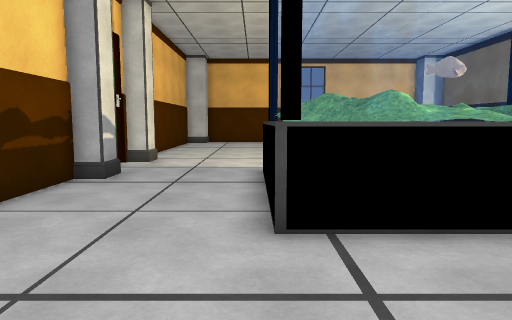
View 1 (above)

18 first-person views from a walk through a scene from a Unity 3-D project. The camera is 1.5 m above the floor, tilts 6° down and sees 70° across. The floor is counted in squares, 1 m on a side. Each view is taken from the middle of a square. On the plan, view 1 faces up. The plan holds only what a view shows up to about 16 squares ahead; the rest is blank. Surface patterns are stand-ins for the level's own textures.

View 2
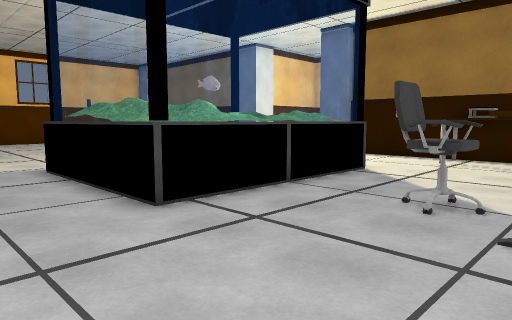

View 3
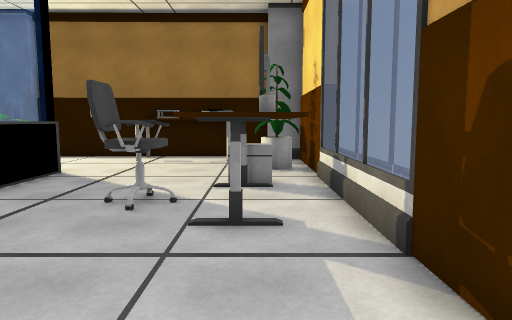

View 4
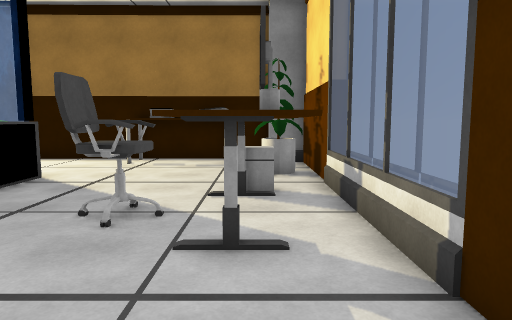

View 5
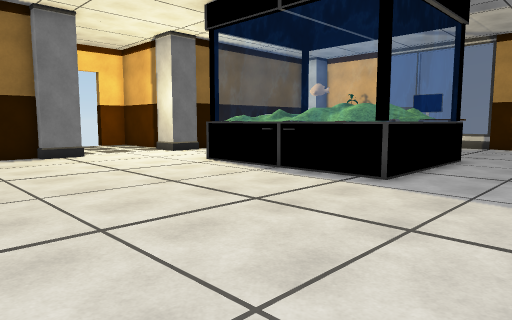

View 6
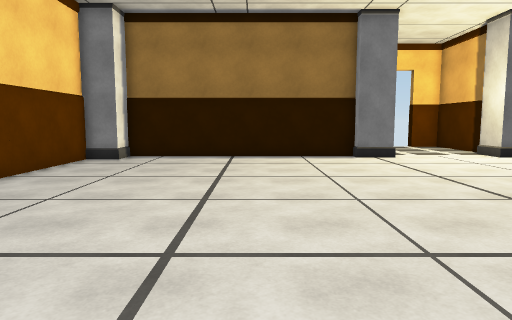

View 7
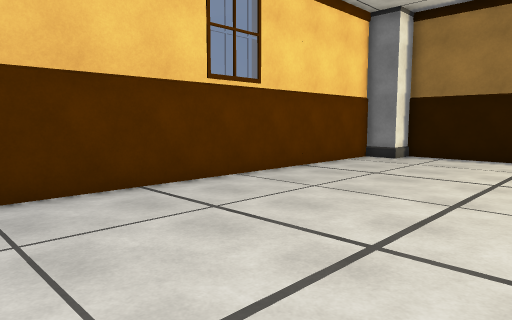

View 8
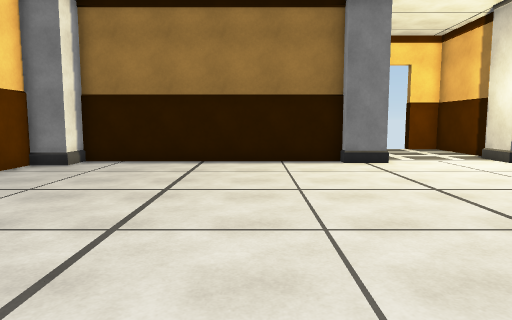

View 9
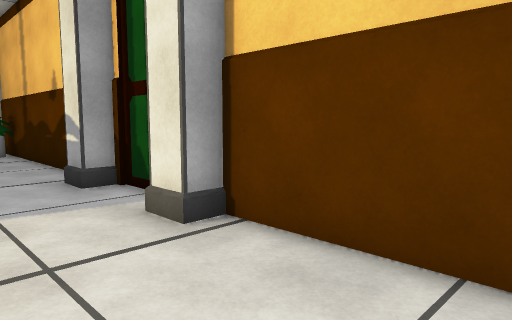

View 10
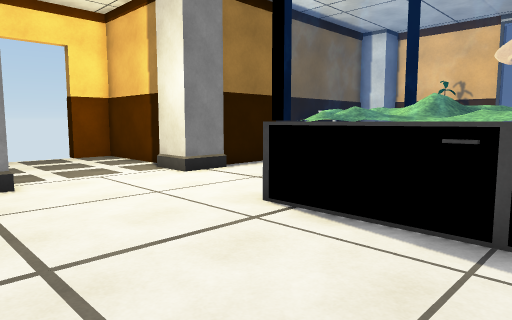

View 11
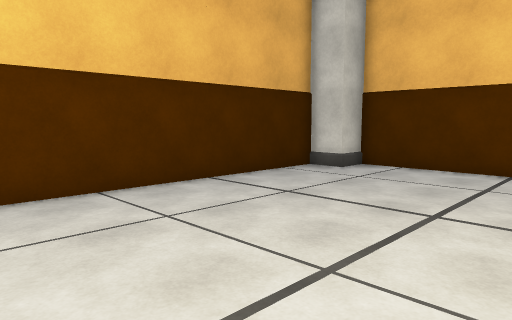

View 12
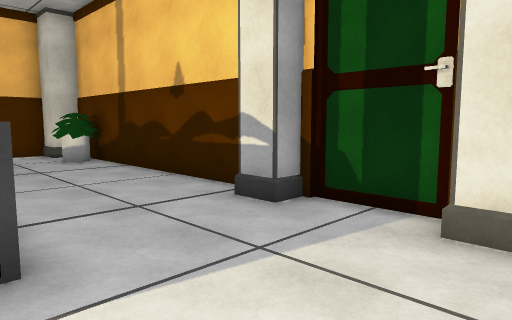

View 13
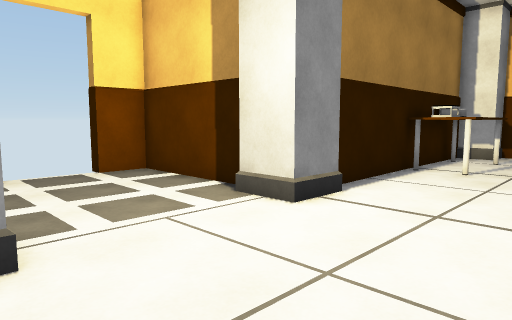

View 14
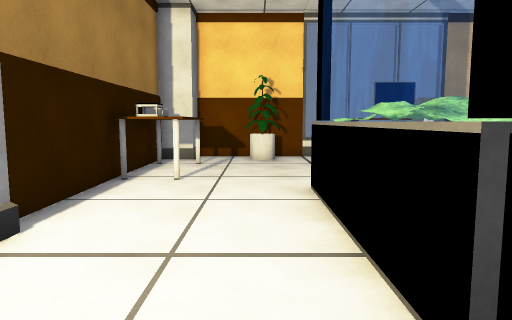

View 15
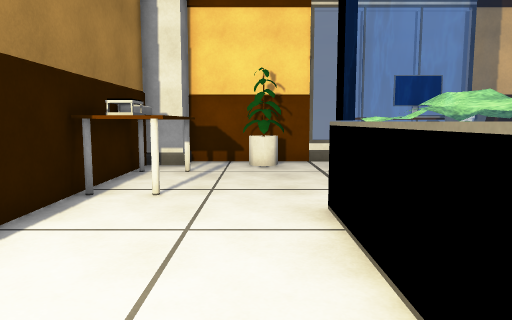

View 16
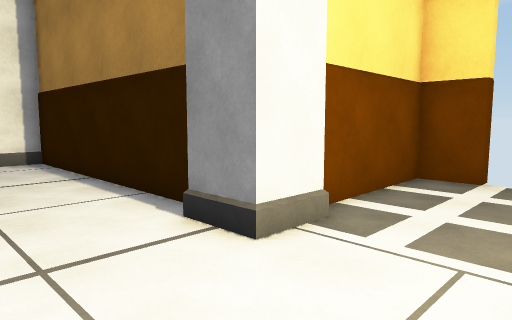

View 17
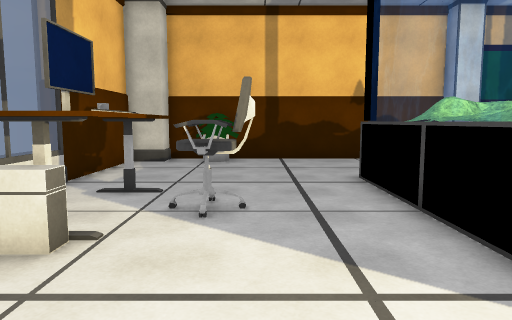

View 18
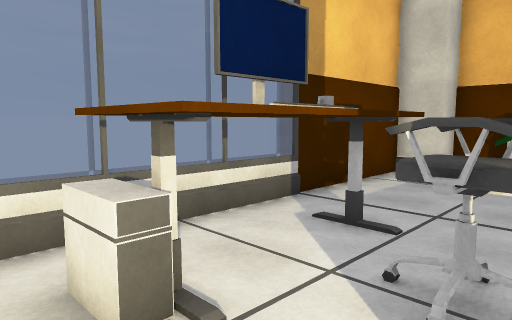

### Floor plan
Key: @ floor where view 1 was taken; # wall or solid block; . floor; = window, fence, low wall or low ledge; P pillar; T table; C chair; K keyboard; M computer; U mug; N monitor; O other object.
Columns run from 5 left of view 1 to 19 right of it. Each row starts with its distance up from view 1.
 27 ###################
 26 #P................#
 25 #.................#
 24 #.................#
 23 #.................#
 22 #.................#
 21 #.................#
 20 #.................#
 19 #.................#
 18 #.................#
 17 #.................#
 16 #.................##
 15 #................PP######
 14 PP................P.....#
 13 #.......................
 12 #.......................
 11 #....O###OO#OO..........
 10 PP...OOOO    O....P.....#
  9 #....OOOO OO O...PP######
  8 #....OOO  O  O....##
  7 #....O#OOOO  O....#
  6 #....OOO#  O O....#
  5 #....OOOOOOOOO....#
  4 #...............TT#
  3 #...............TT#
  2 #........C......TT#
  1 #OO.....CC......TT#
  0 #O...@.OKKOM....TT#
 -1 #......UNNOM..O...#
 -2 #P.....OOOO..OO..P#
 -3 ###########=#######

Positions as (right, up) in squares from view 1, and headings:
1: (0, 0), facing up
2: (-3, -1), facing up-right
3: (-3, -1), facing right
4: (-2, -1), facing right
5: (-4, 20), facing down-right
6: (-3, 20), facing right
7: (-3, 19), facing up-right
8: (-1, 19), facing right
9: (-1, 19), facing down-left
10: (3, 16), facing down-right
11: (3, 15), facing up-left
12: (1, 15), facing down-left
13: (8, 15), facing down-right
14: (9, 13), facing down
15: (9, 11), facing down
16: (9, 11), facing up-right
17: (10, 2), facing left
18: (7, 2), facing down-left
